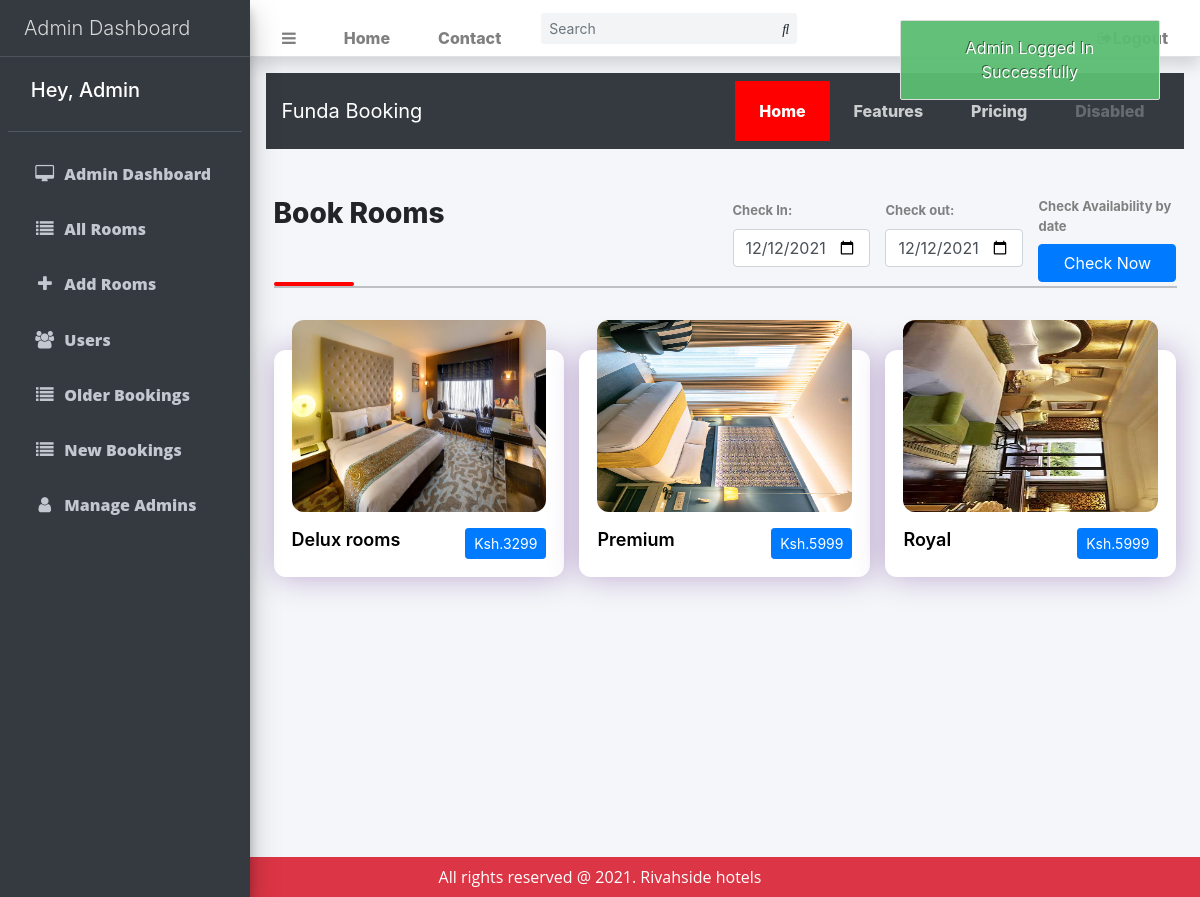
Screenshot of /all-rooms.php (signed in) with the database file from the repository.
### tables this page shows
CREATE TABLE `rooms` (
  `id` bigint(20) NOT NULL,
  `room_name` varchar(191) NOT NULL,
  `no_of_beds` tinyint(4) NOT NULL,
  `room_qty` int(11) NOT NULL,
  `description` varchar(500) NOT NULL,
  `price` varchar(191) NOT NULL,
  `room_image` varchar(191) DEFAULT NULL,
  `status` tinyint(4) NOT NULL DEFAULT 0,
  `created_at` timestamp NOT NULL DEFAULT current_timestamp()
);

### all-rooms.php (the view, shortened to what this page needs)
<?php include('includes/header.php'); ?>
<?php include('includes/navbar.php'); ?>
<section class="section">
    <div class="container">
        <div class="row">
            <div class="col-md-12">
                <div class="row">
                    <div class="col-md-6">
                        <h4 class="main-heading">Book Rooms</h4>
                    </div>
                    <div class="col-md-6">
                        <form action="" method="GET">
                            <div class="row">
                                <div class="col-md-4">
                                    <label class="card-label">Check In:</label>
                                    <input type="date" id="checkin" required value="<?= isset($_GET['checkin']) ? $_GET['checkin'] : ''; ?>" class="checkinclass form-control" name="checkin">
                                </div>
                                <div class="col-md-4">
                                    <label class="card-label">Check out:</label>
                                    <input type="date" id="checkout"  value="<?= isset($_GET['checkout']) ? $_GET['checkout'] : ''; ?>"required class="checkoutclass form-control" name="checkout">
                                </div>
                                <div class="col-md-4">
                                    <label class="card-label">Check Availability by date</label>
                                    <button type="submit" class="btn btn-primary w-100">Check Now</button>
                                </div>
                            </div>
                        </form>
                    </div>
                </div>
                <div class="underline mb-0"></div>
                <hr class="my-0">
            </div>
            <div class="col-md-12 mt-4">
                <div class="row">
                    <?php
                        if(isset($_GET['checkin']) && isset($_GET['checkout']))
                        {
                            $checkin = $_GET['checkin'];
                            $checkout = $_GET['checkout'];
                            $avlrooms="SELECT DISTINCT rooms.id FROM rooms WHERE rooms.id NOT IN (SELECT DISTINCT room_id FROM bookings WHERE
                            (checkin <= '$checkin' AND checkout >='$checkout') OR
                            (checkin >= '$checkin' AND checkin <='$checkout') OR
                            (checkin <= '$checkin' AND checkout >='$checkin') )";
                            $room_query ="SELECT * FROM rooms WHERE id IN ($avlrooms)";
                            $room_query_run = mysqli_query($con, $room_query);
                        }
                        else
                        {
                            $room_query = " SELECT * FROM rooms WHERE status='0' ";
                            $room_query_run = mysqli_query($con, $room_query);
                        }
                        if(mysqli_num_rows($room_query_run) > 0)
                        {
                            foreach($room_query_run as $room)
                            {
                                ?>
                                    <div class="col-md-4">
                                        <a href="view.php?room=<?= $room['id'];?><?php if(isset($_GET['checkin'])&&isset($_GET['checkout'])){ echo'&checkin='.$_GET['checkin'].'&checkout='.$_GET['checkout']; }?>"
                                            class="text-decoration-none">
                                            <div class="card-box">
                                                <div class="roomimage">
                                                    <img src="uploads/<?= $room['room_image']; ?>" class="" alt="<?= $room['room_name'] ?>">
                                                </div>
                                                <div class="card-box-body">
                                                        <h4 class="card-heading"><?= $room['room_name']; ?>
                                                            <button class="btn btn-sm btn-primary float-end text-white">Ksh.<?= $room['price']; ?></button>
                                                        </h4>
                                                </div>
                                            </div>
                                        </a>
                                    </div>
                                <?php
                            }
                        }
                        else
                        {
                            ?>
                                <h2 class="heading">No rooms found</h2>
                            <?php
                        }
                    ?>
                </div>
            </div>
        </div>
    </div>
</section>
<?php include('includes/footer.php'); ?>

### admin/includes/header.php (shortened to what this page needs)
<!DOCTYPE html>
<html lang="en">
<head>
    <link rel="stylesheet" href="assets/css/bootstrap.css">
    <link rel="stylesheet" href="assets/css/custom.css">
    <link rel="stylesheet" href="assets/css/adminlte.css">
    <link rel="stylesheet" href="https://stackpath.bootstrapcdn.com/font-awesome/4.7.0/css/font-awesome.min.css">
    <link href="assets/css/summernote.min.css" rel="stylesheet">
    <link href="assets/css/summernote-lite.min.css" rel="stylesheet">
    <link rel="stylesheet" href="assets/css/alertify.min.css"/>
    <link rel="stylesheet" href="assets/css/alertifyjs.bootstrap.min.css"/>
    <link rel="stylesheet" href="assets/css/dataTables.bootstrap5.min.css"/>
</head>
<body class="hold-transition sidebar-mini layout-fixed">
    <div class="wrapper">
    <?php include('adminnav.php') ?>
    <?php include('sidenav.php') ?>
        <div class="content-wrapper">
        <div class="p-3">

### admin/includes/adminnav.php (shortened to what this page needs)
<nav class="main-header navbar navbar-expand navbar-white shadow sticky-top navbar-light">
    <ul class="navbar-nav">
        <li class="nav-item">
            <a class="nav-link" data-widget="pushmenu" href="#"><i class="fa fa-bars"></i></a>
        </li>
        <li class="nav-item d-none d-sm-inline-block">
            <a href="" class="nav-link">Home</a>
        </li>
        <li class="nav-item d-none d-sm-inline-block">
            <a href="#" class="nav-link">Contact</a>
        </li>
    </ul>
    <form class="form-inline ml-3">
        <div class="input-group input-group-sm">
            <input class="form-control form-control-navbar" type="search" placeholder="Search" aria-label="Search">
            <div class="input-group-append">
                <button class="btn btn-navbar" type="submit">
                    <i class="fas fa-search"></i>
                </button>
            </div>
        </div>
    </form>
    <ul class="navbar-nav ml-auto">
        <li class="nav-item dropdown">
            <a class="nav-link" href="logout.php">
            </a>
        </li>
    </ul>
</nav>

### admin/includes/sidenav.php
<aside class="main-sidebar sidebar-dark-primary elevation-4">
    <a href="#" class="brand-link">
      <span class="brand-text fw-light px-3">Admin Dashboard</span>
    </a>
    <div class="sidebar">
      <div class="user-panel mt-3 pb-3 mb-3 d-flex">
        <div class="image">
        </div>
        <div class="info">
          <a href="#" class="d-block">
            <h5 class="text-white"> Hey, <?= $_SESSION['admin']['name']; ?> </h5>
          </a>
        </div>
      </div>
      <?php $page = substr($_SERVER["SCRIPT_NAME"],strrpos($_SERVER["SCRIPT_NAME"],"/")+1); ?>
      <nav class="mt-2">
        <ul class="nav nav-pills nav-sidebar flex-column" data-widget="treeview" role="menu" data-accordion="false">
            <li class="nav-item ">
              <a href="dashboard.php" class="nav-link <?= $page == "dashboard.php"?'active':''; ?>"><i class="nav-icon fa fa-desktop"></i>
                  <p>Admin Dashboard</p>
              </a>
            </li>
            <li class="nav-item ">
              <a href="rooms.php" class="nav-link <?= $page == "rooms.php"?'active':''; ?>"><i class="nav-icon fa fa-list"></i>
                  <p>All Rooms</p>
              </a>
            </li>
            <li class="nav-item ">
              <a href="add.php" class="nav-link <?= $page == "add.php"?'active':''; ?>"><i class="nav-icon fa fa-plus"></i>
                  <p>Add Rooms</p>
              </a>
            </li>
            <li class="nav-item ">
              <a href="users.php" class="nav-link <?= $page == "users.php"?'active':''; ?>"><i class="nav-icon fa fa-users"></i>
                  <p>Users</p>
              </a>
            </li>
            <li class="nav-item ">
              <a href="old-bookings.php" class="nav-link <?= $page == "old-bookings.php"?'active':''; ?>"><i class="nav-icon fa fa-list"></i>
                  <p>Older Bookings</p>
              </a>
            </li>
            <li class="nav-item ">
              <a href="bookings.php" class="nav-link <?= $page == "bookings.php"?'active':''; ?>"><i class="nav-icon fa fa-list"></i>
                  <p>New Bookings</p>
              </a>
            </li>
            <?php if($_SESSION['admin']['role'] == "1"): ?>
              <li class="nav-item ">
                <a href="admins.php" class="nav-link <?= $page == "admins.php"?'active':''; ?>"><i class="nav-icon fa fa-user"></i>
                    <p>Manage Admins</p>
                </a>
              </li>
            <?php endif; ?>
        </ul>
      </nav>
    </div>
  </aside>

### admin/includes/navbar.php (shortened to what this page needs)
<nav class="navbar navbar-expand-lg sticky-top navbar-dark bg-dark">
  <div class="container">
    <a class="navbar-brand" href="index.php">Funda Booking</a>
    <div class="collapse navbar-collapse" id="navbarNav">
      <ul class="navbar-nav ms-auto">
        <li class="nav-item">
          <a class="nav-link active" aria-current="page" href="#">Home</a>
        </li>
        <li class="nav-item">
          <a class="nav-link" href="#">Features</a>
        </li>
        <li class="nav-item">
          <a class="nav-link" href="#">Pricing</a>
        </li>
        <li class="nav-item">
          <a class="nav-link disabled" href="#" tabindex="-1" aria-disabled="true">Disabled</a>
        </li>
      </ul>
    </div>
  </div>
</nav>

### admin/includes/footer.php (shortened to what this page needs)
</div>
</div>
<div class="py-2 bg-red">
        <div class="container">
            <div class="row">
                <div class="col-md-12">
                    <div class="text-center">
                        <p class="text-white mb-0">All rights reserved @ 2021. Rivahside hotels</p>
                    </div>
                </div>
            </div>
        </div>
    </div>
</div>
</body>
</html>

### assets/css/custom.css (style rules this page uses)
body { font-family: 'Open Sans', sans-serif; }
p { font-family: 'Open Sans', sans-serif; }
.section { padding-top: 48px; padding-bottom: 48px; }
.underline { background-color: rgb(255, 2, 2); height: 4px !important; border-radius: 10px; width: 5rem !important; margin-bottom: 16px; }
.main-heading { font-size: 28px; margin-bottom: 16px; font-weight: 800; }
.card-box { margin-top: 38px; margin-bottom: 20px; padding: 18px; border-radius: 12px; box-shadow: 1px 1px 30px 0px rgb(102 45 145 / 37%); transition: background 0.3s, border 0.3s, border-radius 0.3s, box-shadow 0.3s; background-color: #fff; transition: 0.5s ease; }
.card-box .roomimage { margin-top: -48px; height: 12rem; }
.card-box .roomimage img { height: 100%; width: 100%; border-radius: 12px; }
.card-box-body { padding-top: 16px; }
.card-box .card-heading { font-size: 18px; font-weight: 600; color: #000; line-height: 23px; }
.navbar { padding: 0px; }
.nav-link { padding: 14px 24px !important; font-weight: 800; font-size: 16px; color: #000; border-bottom: 4px solid transparent; border-top: 4px solid transparent; }
.nav-item .active { background-color: red; color: #fff; }
.card-label { font-size: 13px; color: gray; }

### rows the page displays
rooms: room_image (picture), room_name "Delux rooms", price "3299"
rooms: room_image (picture), room_name "Premium", price "5999"
rooms: room_image (picture), room_name "Royal", price "5999"

### other values shown
$_SESSION['admin']['name'] "Admin"
